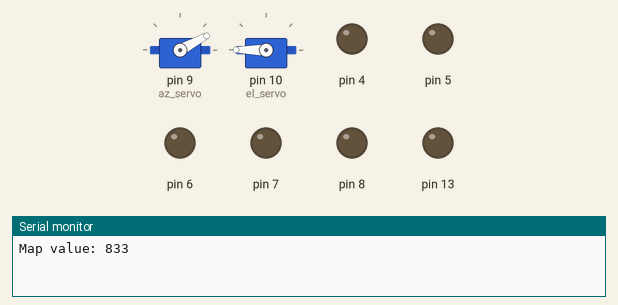
Bench run of a sketch on a simulated Arduino Uno, built with avr-gcc and run on an emulated ATmega328P. On the bench: 2 × servo, output pins drawn as LEDs (lit = HIGH), the last lines printed to the serial monitor.

Above: at 0.1 s.
At 7.1 s:
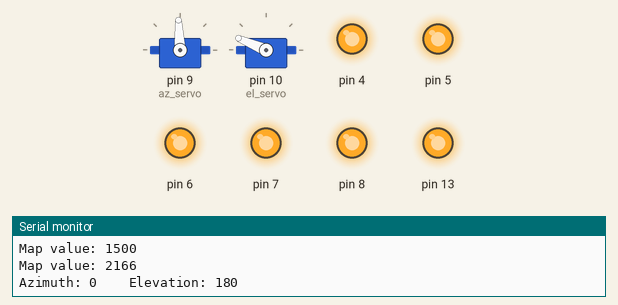
At 14.1 s:
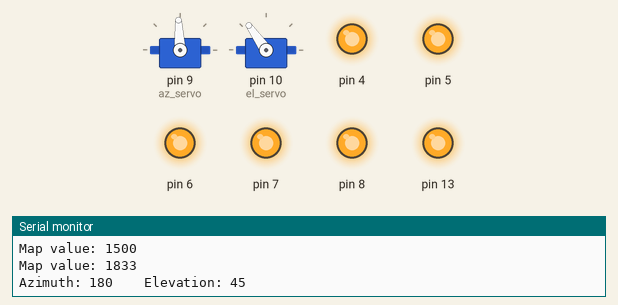
At 28.1 s:
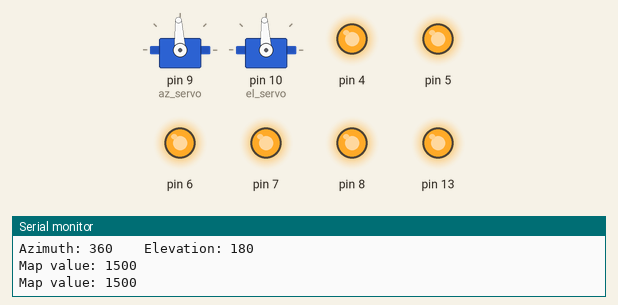
Timing chart, 0 to 29.6 s (numbered marks = the images above):
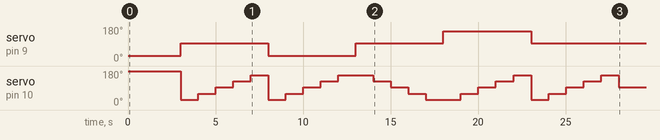

The sketch:

Servo_test.ino
```cpp
// ------------------------------------------------------------------------------------------------------------------
//      __  ___                            _ __              __          ______      ___   _____ ____
//     /  |/  /___ __________ _____ ______(_) /_____ _      / /   ____  / ____/___  /   | / ___// __ \
//    / /|_/ / __ `/ ___/ __ `/ __ `/ ___/ / __/ __ `/_____/ /   / __ \/ /   / __ \/ /| | \__ \/ /_/ /
//   / /  / / /_/ / /  / /_/ / /_/ / /  / / /_/ /_/ /_____/ /___/ /_/ / /___/ /_/ / ___ |___/ / _, _/
//  /_/  /_/\__,_/_/   \__, /\__,_/_/  /_/\__/\__,_/     /_____/\____/\____/\____/_/  |_/____/_/ |_|
//                    /____/
// ------------------------------------------------------------------------------------------------------------------
// Second Generation Low-Cost Automatic Sun Photometer for scale-oriented measurements of Aerosol Optical Depth (AOD)
// Space and Planetary Exploration Laboratory, Faculty of Physical and Matemathical Sciences, University of Chile
// ------------------------------------------------------------------------------------------------------------------
// First generation developement by Cristobal Garrido and MCI Electronics
// Second generation developement by Benjamín Santelices, Vicente Aitken, José Ferrada and Matías Vidal
// ------------------------------------------------------------------------------------------------------------------
// INSTRUMENT.INO > Photometer Instrument Unit
// Firmware for Instrument Unit - Arduino Uno/ESP32

#include <Servo.h>     // Servo library
#include <Wire.h>      // I2C library

Servo az_servo;
Servo el_servo;

int az_angles[25] = {  0,   0,   0,   0,   0,
                      90,  90,  90,  90,  90,
                     180, 180, 180, 180, 180,
                     270, 270, 270, 270, 270,
                     360, 360, 360, 360, 360};
int el_angles[25] = {  0,  45,  90, 135, 180,
                       0,  45,  90, 135, 180,
                       0,  45,  90, 135, 180,
                       0,  45,  90, 135, 180,
                       0,  45,  90, 135, 180};

void setup() {
    Serial.begin(115200);
    az_servo.attach(9);
    el_servo.attach(10);
    az_servo.writeMicroseconds(sec(00));
    el_servo.write(180);
    delay(3000);
    DDRD |= B11110000; // Sets Ports 4, 5, 6 and 7 as OUTPUT.
    DDRB |= B00100001; // Sets Ports 8 and 13 as OUTPUT.
    PORTD |= B11110000;
    PORTB |= B00100001;
    Serial.println(F("Checking the servos..."));
    for (int i=0; i<25; i++) {
        track_the_sun(az_angles[i], el_angles[i]);
        Serial.print(F("Azimuth: "));
        Serial.print(az_angles[i]);
        Serial.print(F("    Elevation: "));
        Serial.println(el_angles[i]);
        delay(1000);
    }
    track_the_sun(0, 90);
    delay(2000);
    az_servo.detach();
    el_servo.detach();
    Serial.println(F("Done."));
}

void loop() {
}

void track_the_sun(float azimuth, float elevation) {
    float correctaz = 0.0, correctel = 0.0;
    int sensor0 = 0, sensor1 = 0, sensor2 = 0, sensor3 = 0;
    int suma = 0, comb01 = 0, comb32 = 0, comb03 = 0, comb12 = 0;
    int factor_s = 1;
    int x = 0, x0 = 0, x1 = 0, x2 = 0, x3 = 0;
    int y = 0, y0 = 0, y1 = 0, y2 = 0, y3 = 0;
    int hor = 0, ver = 0, hor0 = 0, ver0 = 0;

    if ((azimuth >= 0) && (azimuth <= 90)) {
        correctaz = int(90 - azimuth);
        correctel = int(elevation);
    }
    else if (((azimuth > 90) && (azimuth <= 180)) || ((azimuth > 180) and (azimuth < 270))) {
        correctaz = int(270 - azimuth);
        correctel = int(180 - elevation);
        factor_s = -1;
    }
    else {
        correctaz = int(450-azimuth);
        correctel = elevation;
    }

    az_servo.writeMicroseconds(sec(int(correctaz)));
    el_servo.writeMicroseconds(sec(int(correctel)));
}

int sec(int in) {
    int map_value = map(in, -45, 225, 500, 2500);
    Serial.print("Map value: ");
    Serial.println(map_value);
    return map_value;
}
```
